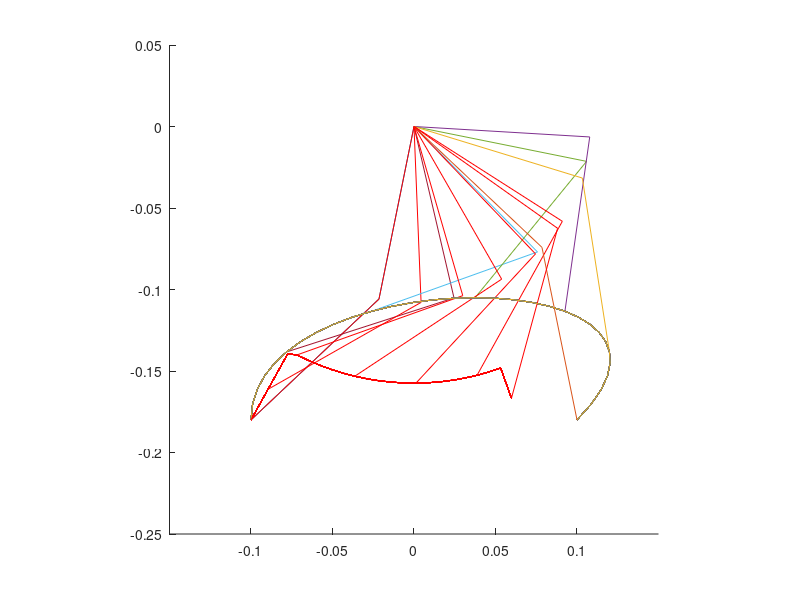

MATLAB code for this plot:
clear;
clf;

function [t1, t2] = inverse_kinematics(x, y, l1, l2)
  l = sqrt(x^2+y^2);
  t1 = t2 = 0;
  if (l <= (l1+l2))
    t1 = atan2(y,x) + acos((l1^2+l^2-l2^2)/(2*l2*l));
    t2 = pi + acos((l1^2+l2^2-l^2)/(2*l1*l2)) + t1;
  endif
endfunction

function [x, y] = bezier(P, t)
  B =[(1-t)^3, 3*t*(1-t)^2, 3*t^2*(1-t), t^3];
  X = B * P;
  x = X(1);
  y = X(2);
endfunction

function [xd, yd] = bezier_d(P, t)
  Bd =[-3*(1-t)^2, 3*(1-t)^2-6*t*(1-t), 6*t*(1-t)-3*t^2, 3*t^2];
  Xd = Bd * P;
  xd = Xd(1);
  yd = Xd(2);
endfunction

l1 = 0.108;
l2 = 0.108;
ratio = 0.1;
motor_velocity = 4.81; # 46rpm

P = [0, 0; 0, 0.1; 0.3, 0.1; 0.2, 0.0];
period = 0.30;

xr = -0.10;
yr = -0.18;
[t1r, t2r] = inverse_kinematics(xr, yr, l1, l2);

i = 0;
dt = 0.01;
for t = 0.0: dt/period: period/period
  [xt, yt] = bezier(P, t);
  x = xt - 0.10;
  y = yt - 0.18;

  [t1, t2] = inverse_kinematics(x, y, l1, l2);
  t1r = t1r + max([min([t1 - t1r, motor_velocity * dt]), -motor_velocity * dt]);
  t2r = t2r + max([min([t2 - t2r, motor_velocity * dt]), -motor_velocity * dt]);

  if (t1 != 0 || t2 != 0)
    i = i + 1;
    x1 = l1 * cos(t1);
    y1 = l1 * sin(t1);
    x2 = l1 * cos(t2) + x1;
    y2 = l1 * sin(t2) + y1;
    arm_x(i,:) = [0 x1 x2];
    arm_y(i,:) = [0 y1 y2];
    xdp(i) = x2;
    ydp(i) = y2;
    x1r = l1 * cos(t1r);
    y1r = l1 * sin(t1r);
    x2r = l2 * cos(t2r) + x1r;
    y2r = l2 * sin(t2r) + y1r;
    arm_xr(i,:) = [0 x1r x2r];
    arm_yr(i,:) = [0 y1r y2r];
    xdpr(i) = x2r;
    ydpr(i) = y2r;
  endif
endfor

hold on;
axis([-0.15,0.15,-0.25,0.05],"square");
for n = 1:i
  if (mod(n - 1, 5) == 0)
    plot(arm_x(n,:), arm_y(n,:));
    plot(arm_xr(n,:), arm_yr(n,:), "r");
  endif
  plot(xdp, ydp);
  plot(xdpr, ydpr, "r");
end
hold off;

